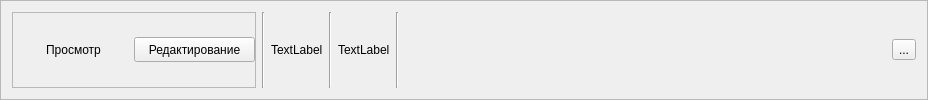
        <widget class="QFrame" name="frame_InfoBar">
         <property name="frameShape">
          <enum>QFrame::StyledPanel</enum>
         </property>
         <property name="frameShadow">
          <enum>QFrame::Raised</enum>
         </property>
         <layout class="QHBoxLayout" name="horizontalLayout">
          <item>
           <widget class="QFrame" name="frame_Buttons">
            <property name="frameShape">
             <enum>QFrame::StyledPanel</enum>
            </property>
            <property name="frameShadow">
             <enum>QFrame::Raised</enum>
            </property>
            <layout class="QGridLayout" name="gridLayout_5">
             <property name="leftMargin">
              <number>0</number>
             </property>
             <property name="topMargin">
              <number>0</number>
             </property>
             <property name="rightMargin">
              <number>0</number>
             </property>
             <property name="bottomMargin">
              <number>0</number>
             </property>
             <property name="spacing">
              <number>0</number>
             </property>
             <item row="0" column="0">
              <widget class="QPushButton" name="pushButton_ViewMode">
               <property name="sizePolicy">
                <sizepolicy hsizetype="Fixed" vsizetype="Fixed">
                 <horstretch>0</horstretch>
                 <verstretch>0</verstretch>
                </sizepolicy>
               </property>
               <property name="minimumSize">
                <size>
                 <width>121</width>
                 <height>25</height>
                </size>
               </property>
               <property name="maximumSize">
                <size>
                 <width>121</width>
                 <height>25</height>
                </size>
               </property>
               <property name="font">
                <font>
                 <pointsize>9</pointsize>
                </font>
               </property>
               <property name="text">
                <string>Просмотр</string>
               </property>
               <property name="checkable">
                <bool>false</bool>
               </property>
               <property name="checked">
                <bool>false</bool>
               </property>
               <property name="flat">
                <bool>true</bool>
               </property>
              </widget>
             </item>
             <item row="0" column="1">
              <widget class="QPushButton" name="pushButton_EditMode">
               <property name="sizePolicy">
                <sizepolicy hsizetype="Fixed" vsizetype="Fixed">
                 <horstretch>0</horstretch>
                 <verstretch>0</verstretch>
                </sizepolicy>
               </property>
               <property name="minimumSize">
                <size>
                 <width>121</width>
                 <height>25</height>
                </size>
               </property>
               <property name="maximumSize">
                <size>
                 <width>121</width>
                 <height>25</height>
                </size>
               </property>
               <property name="font">
                <font>
                 <pointsize>9</pointsize>
                </font>
               </property>
               <property name="text">
                <string>Редактирование</string>
               </property>
              </widget>
             </item>
            </layout>
           </widget>
          </item>
          <item>
           <widget class="Line" name="line_2">
            <property name="orientation">
             <enum>Qt::Vertical</enum>
            </property>
           </widget>
          </item>
          <item>
           <widget class="QLabel" name="label_Status">
            <property name="font">
             <font>
              <pointsize>9</pointsize>
             </font>
            </property>
            <property name="text">
             <string>TextLabel</string>
            </property>
           </widget>
          </item>
          <item>
           <widget class="Line" name="line_3">
            <property name="orientation">
             <enum>Qt::Vertical</enum>
            </property>
           </widget>
          </item>
          <item>
           <widget class="QLabel" name="label_Errors">
            <property name="font">
             <font>
              <pointsize>9</pointsize>
             </font>
            </property>
            <property name="text">
             <string>TextLabel</string>
            </property>
           </widget>
          </item>
          <item>
           <widget class="Line" name="line_6">
            <property name="orientation">
             <enum>Qt::Vertical</enum>
            </property>
           </widget>
          </item>
          <item>
           <spacer name="horizontalSpacer_2">
            <property name="orientation">
             <enum>Qt::Horizontal</enum>
            </property>
            <property name="sizeHint" stdset="0">
             <size>
              <width>487</width>
              <height>20</height>
             </size>
            </property>
           </spacer>
          </item>
          <item>
           <widget class="QToolButton" name="toolButton_Tools">
            <property name="text">
             <string>...</string>
            </property>
           </widget>
          </item>
         </layout>
        </widget>
